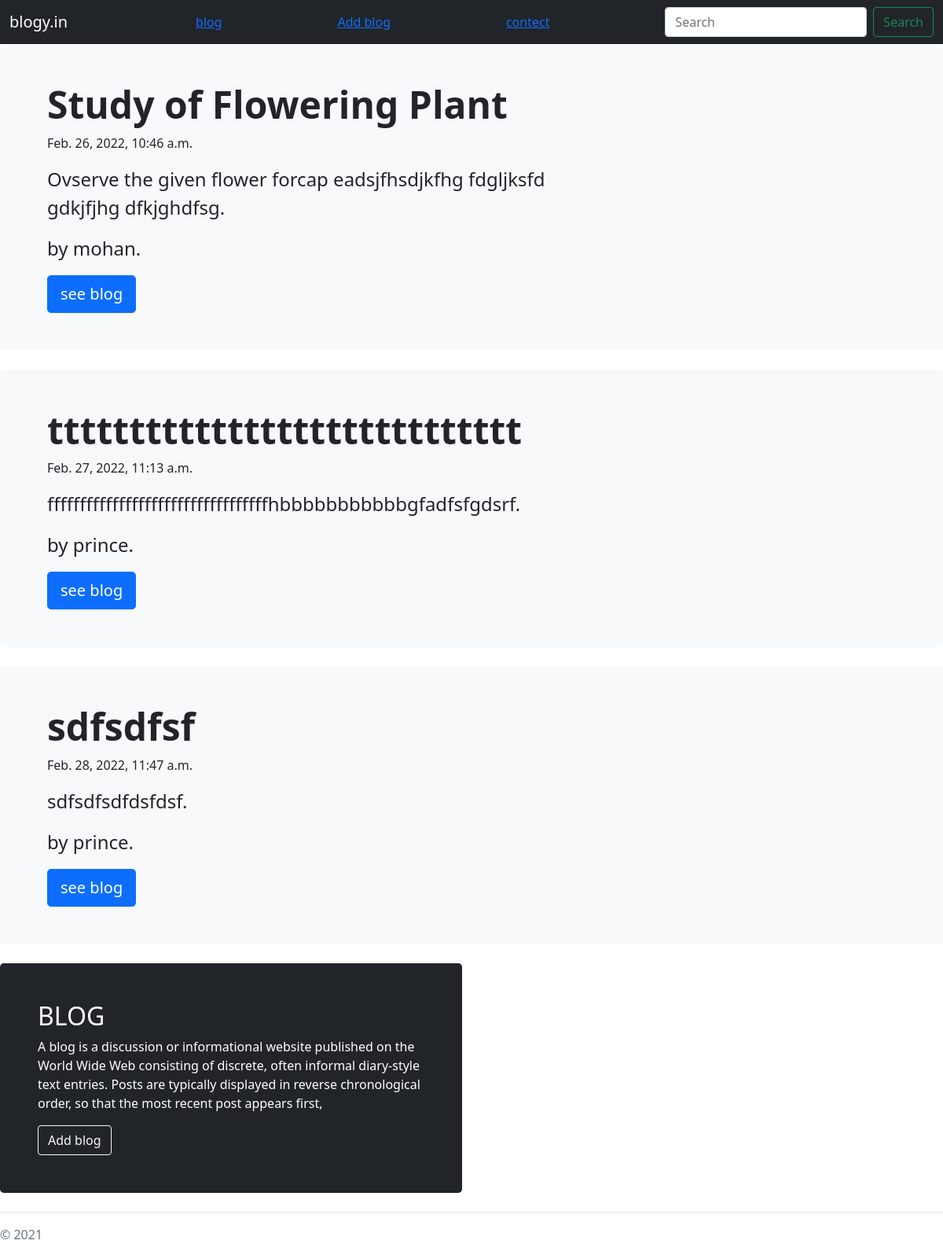
/home/, run on the app's committed database.
### app/models.py (models this page shows, shortened)
class Post (models.Model):
	user = models.ForeignKey(User, on_delete=models.CASCADE)
	title = models.CharField(max_length=30)
	content = models.TextField()
	timeStamp = models.DateTimeField(default=now, blank=True)

### app/views.py (the view)
# urls.py: path('home/',views.bloghome,name='bloghome'),
def bloghome (request):
	blogpost=Post.objects.all()
	context= {'blogpost': blogpost}
	return render(request, 'bloghome.html',context)

### app/templates/bloghome.html (shortened to what this page needs)
<!doctype html>
<html lang="en">
  <head>
    <body data-new-gr-c-s-check-loaded="14.1050.0" data-gr-ext-installed="">
    <nav class="navbar navbar-dark bg-dark">
  <div class="container-fluid">
    <a class="navbar-brand" href="/home/">blogy.in</a>
    <a class="navbar-nav" href="/blogs/">blog</a>
    <a class="navbar-nav" href="/addblog/">Add blog</a>
    <a class="navbar-nav" href='/contect/'>contect</a>
    <form class="d-flex">{% csrf_token %}
      <input class="form-control me-2" type="search" placeholder="Search" aria-label="Search">
      <button class="btn btn-outline-success my-2 my-sm-0"  type="submit">Search</button>
    </form>
  </div>
</nav>
<main>
{% for post in blogpost%}
    <div class="p-5 mb-4 bg-light rounded-3">
      <div class="container">
        <h1 class="display-5 fw-bold">{{post.title}}</h1>
        <p class="blog-post-meta">{{post.timeStamp}}
        <p class="col-md-8 fs-4">{{post.content}}.</p>
        <p class="col-md-8 fs-4">by {{post.user.username}}.</p>
       <a href="{% url 'blog_name' post.id %}"> <button class="btn btn-primary btn-lg"  type="button"  >see blog</button>
       </a>
      </div>
    </div>
    {% endfor %}
    <div class="row align-items-md-stretch">
      <div class="col-md-6">
        <div class="h-100 p-5 text-white bg-dark rounded-3">
          <h2>BLOG</h2>
          <p>A blog is a discussion or informational website published on the World Wide Web consisting of discrete, often informal diary-style text entries. Posts are typically displayed in reverse chronological order, so that the most recent post appears first,</p>
         <a href="/addblog/"> <button class="btn btn-outline-light"  type="submit">Add blog</button></a>
        </div>
      </div>
    </div>
    <footer class="pt-3 mt-4 text-muted border-top">
      © 2021
    </footer>
</main>
</body>
    <link href="https://cdn.jsdelivr.net/npm/bootstrap@5.1.3/dist/css/bootstrap.min.css" rel="stylesheet">
  </head>
</html>

### data on the page
Post: title "Study of Flowering Plant", timeStamp "Feb. 26, 2022, 10:46 a.m.", content "Ovserve the given flower forcap eadsjfhsdjkfhg fdgljksfd gdkjfjhg dfkjghdfsg", user.username "mohan"
Post: title "ttttttttttttttttttttttttttttt", timeStamp "Feb. 27, 2022, 11:13 a.m.", content "ffffffffffffffffffffffffffffffffffhbbbbbbbbbbbgfadfsfgdsrf", user.username "prince"
Post: title "sdfsdfsf", timeStamp "Feb. 28, 2022, 11:47 a.m.", content "sdfsdfsdfdsfdsf", user.username "prince"
